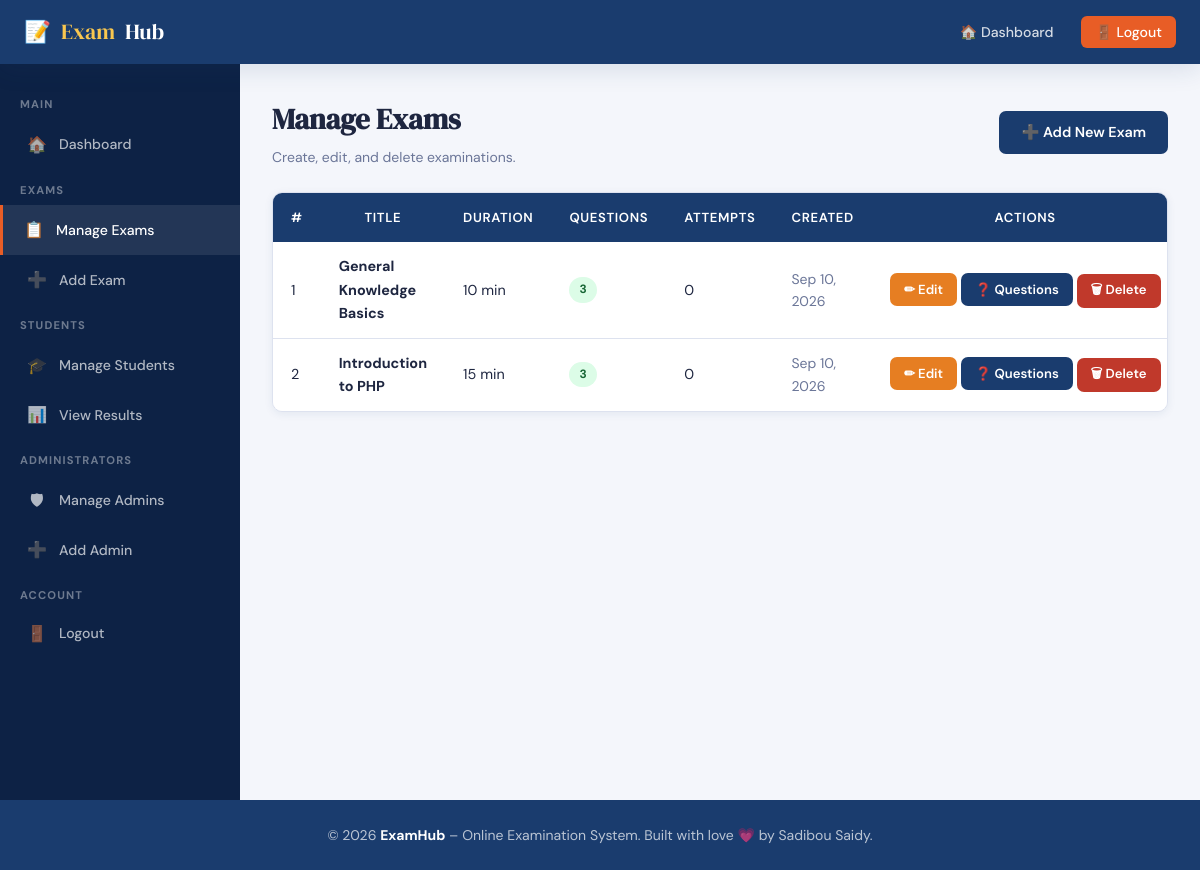
/admin/exams.php (signed in), run on the app's committed database.
### tables this page shows
CREATE TABLE IF NOT EXISTS exams (
    exam_id     INT UNSIGNED AUTO_INCREMENT PRIMARY KEY,
    title       VARCHAR(200) NOT NULL,
    description TEXT,
    duration    SMALLINT UNSIGNED NOT NULL DEFAULT 30,
    created_at  TIMESTAMP DEFAULT CURRENT_TIMESTAMP,
    INDEX idx_exams_created (created_at)
);

### app/Controllers/Admin/ExamController.php (called while the page is built, shortened)
<?php
final class ExamController
{
    public function index(): void
    {
        View::render('admin/exams', [
            'pageTitle' => 'Manage Exams',
            'role'      => 'admin',
            'exams'     => $this->exams->allWithCounts(),
        ], 'layouts/admin');
    }
}

### admin/exams.php (called while the page is built, shortened)
<?php
(new App\Controllers\Admin\ExamController())->index();

### app/Core/Config.php (called while the page is built, shortened)
<?php
final class Config
{
    private static array $items = [];
    public static function set(array $items): void
    {
        self::$items = $items;
    }
    public static function get(string $key, mixed $default = null): mixed
    {
        $value = self::$items;
        foreach (explode('.', $key) as $segment) {
            $value = $value[$segment];
        }
        return $value;
    }
}

### app/Core/Url.php (called while the page is built, shortened)
<?php
final class Url
{
    private static ?string $basePath = null;
    public static function to(string $path = '/'): string
    {
        $path = '/' . ltrim($path, '/');
        $configured = (string) Config::get('app.url', '');
        $base = self::basePath();
        return $base === '' ? $path : $base . $path;
    }
    public static function basePath(): string
    {
        if (self::$basePath !== null) {
            return self::$basePath;
        }
        $scriptName = str_replace(DIRECTORY_SEPARATOR, '/', (string) ($_SERVER['SCRIPT_NAME'] ?? ''));
        $scriptFile = str_replace(DIRECTORY_SEPARATOR, '/', (string) ($_SERVER['SCRIPT_FILENAME'] ?? ''));
        $root       = str_replace(DIRECTORY_SEPARATOR, '/', (string) Config::get('paths.root', ''));
        $scriptDirUrl = rtrim(dirname($scriptName), '/');
        $scriptDirFs  = rtrim(dirname($scriptFile), '/');
        $depth = 0;
        if ($root !== '' && str_starts_with($scriptDirFs . '/', $root . '/')) {
            $relative = trim(substr($scriptDirFs, strlen($root)), '/');
            $depth    = $relative === '' ? 0 : count(explode('/', $relative));
        }
        $segments = array_values(array_filter(explode('/', $scriptDirUrl), static function ($s) {
            return $s !== '';
        }));
        if ($depth > 0) {
            $segments = array_slice($segments, 0, max(0, count($segments) - $depth));
        }
        self::$basePath = $segments === [] ? '' : '/' . implode('/', $segments);
        return self::$basePath;
    }
}

### app/Helpers/functions.php (called while the page is built, shortened)
<?php
if (!function_exists('e')) {
    function e(mixed $value): string
    {
        return htmlspecialchars((string) $value, ENT_QUOTES | ENT_SUBSTITUTE, 'UTF-8');
    }
}
if (!function_exists('url')) {
    function url(string $path = '/'): string
    {
        return Url::to($path);
    }
}
if (!function_exists('format_date')) {
    function format_date(?string $timestamp): string
    {
        $time = strtotime($timestamp);
        return $time === false ? '-' : date('M j, Y', $time);
    }
}

### app/Core/Database.php (called while the page is built, shortened)
<?php
final class Database
{
    private static ?PDO $pdo = null;
    public static function connection(): PDO
    {
        $dsn = sprintf(
            'mysql:host=%s;port=%d;dbname=%s;charset=%s',
            Config::get('db.host'),
            Config::get('db.port'),
            Config::get('db.name'),
            Config::get('db.charset')
        );
        try {
            self::$pdo = new PDO(
                $dsn,
                (string) Config::get('db.user'),
                (string) Config::get('db.password'),
                [
                    PDO::ATTR_ERRMODE            => PDO::ERRMODE_EXCEPTION,
                    PDO::ATTR_DEFAULT_FETCH_MODE => PDO::FETCH_ASSOC,
                    PDO::ATTR_EMULATE_PREPARES   => false,
                ]
            );
        } catch (PDOException $e) {
            throw new RuntimeException('Database connection failed.', 0, $e);
        }
        return self::$pdo;
    }
    public static function run(string $sql, array $params = []): PDOStatement
    {
        $statement = self::connection()->prepare($sql);
        $statement->execute($params);
        return $statement;
    }
    public static function fetchAll(string $sql, array $params = []): array
    {
        return self::run($sql, $params)->fetchAll();
    }
}

### app/Repositories/ExamRepository.php (called while the page is built, shortened)
<?php
final class ExamRepository
{
    public function allWithCounts(): array
    {
        return Database::fetchAll(
            'SELECT e.exam_id,
                    e.title,
                    e.description,
                    e.duration,
                    e.created_at,
                    (SELECT COUNT(*) FROM questions q WHERE q.exam_id = e.exam_id) AS question_count,
                    (SELECT COUNT(*) FROM results   r WHERE r.exam_id = e.exam_id) AS attempt_count
               FROM exams e
           ORDER BY e.created_at DESC'
        );
    }
}

### app/Views/admin/exams.php (the view, shortened to what this page needs)
<div class="page-heading page-heading-split">
  <div>
    <h2>Manage Exams</h2>
    <p class="text-muted">Create, edit, and delete examinations.</p>
  </div>
  <a href="<?= e(url('/admin/add_exam.php')) ?>" class="btn btn-primary">&#10133; Add New Exam</a>
</div>
<?php if ($exams === []): ?>
  <div class="empty-state">
    <div class="icon">&#128235;</div>
    <p>No exams yet. <a href="<?= e(url('/admin/add_exam.php')) ?>">Create your first exam.</a></p>
  </div>
<?php else: ?>
  <div class="table-wrapper">
    <table>
      <thead>
        <tr>
          <th>#</th><th>Title</th><th>Duration</th><th>Questions</th>
          <th>Attempts</th><th>Created</th><th>Actions</th>
        </tr>
      </thead>
      <tbody>
        <?php foreach ($exams as $i => $exam):
            $attempts = (int) $exam['attempt_count'];
            $warning  = $attempts > 0
                ? sprintf(' This will also delete %d recorded result(s).', $attempts)
                : '';
        ?>
          <tr>
            <td><?= $i + 1 ?></td>
            <td><strong><?= e($exam['title']) ?></strong></td>
            <td><?= (int) $exam['duration'] ?> min</td>
            <td>
              <span class="badge <?= (int) $exam['question_count'] > 0 ? 'badge-success' : 'badge-warning' ?>">
                <?= (int) $exam['question_count'] ?>
              </span>
            </td>
            <td><?= $attempts ?></td>
            <td class="text-muted"><?= e(format_date($exam['created_at'])) ?></td>
            <td class="cell-actions">
              <a href="<?= e(url('/admin/edit_exam.php?id=' . (int) $exam['exam_id'])) ?>"
                 class="btn btn-sm btn-warning">&#9999; Edit</a>
              <a href="<?= e(url('/admin/questions.php?exam_id=' . (int) $exam['exam_id'])) ?>"
                 class="btn btn-sm btn-primary">&#10067; Questions</a>
              <form method="POST" action="<?= e(url('/admin/exams.php')) ?>" class="inline-form">
                <button type="submit" class="btn btn-sm btn-danger"
                        data-confirm="Delete &quot;<?= e($exam['title']) ?>&quot; and all its data?<?= e($warning) ?>">
                  &#128465; Delete
                </button>
              </form>
            </td>
          </tr>
        <?php endforeach; ?>
      </tbody>
    </table>
  </div>
<?php endif; ?>

### public/assets/css/style.css (style rules this page uses)
:root { --clr-primary: #1a3c6e; --clr-accent: #e85d26; --clr-success: #2d9c4b; --clr-danger: #c0392b; --clr-warning: #e67e22; --clr-bg: #f4f6fb; --clr-card: #ffffff; --clr-border: #dde2ef; --clr-text: #1e2640; --clr-muted: #6b7698; --radius: 10px; --shadow-sm: 0 2px 8px rgba(26,60,110,.08); --shadow-md: 0 6px 24px rgba(26,60,110,.12); --shadow-lg: 0 16px 48px rgba(26,60,110,.18); --transition: .22s cubic-bezier(.4,0,.2,1); --font-display: 'DM Serif Display', serif; --font-body: 'DM Sans', sans-serif; }
*, *::before, *::after { box-sizing: border-box; margin: 0; padding: 0; }
html { scroll-behavior: smooth; }
body { font-family: var(--font-body); background: var(--clr-bg); color: var(--clr-text); min-height: 100vh; line-height: 1.6; }
a { color: var(--clr-primary); text-decoration: none; transition: color var(--transition); }
.text-muted { color: var(--clr-muted); font-size: .875rem; }
.btn { display: inline-flex; align-items: center; gap: 7px; padding: 10px 22px; border-radius: 7px; font-family: var(--font-body); font-size: .9rem; font-weight: 600; border: none; cursor: pointer; transition: background var(--transition), transform var(--transition), box-shadow var(--transition); text-decoration: none; }
.btn-primary { background: var(--clr-primary); color: #fff; }
.btn-danger { background: var(--clr-danger); color: #fff; }
.btn-warning { background: var(--clr-warning); color: #fff; }
.btn-sm { padding: 6px 14px; font-size: .82rem; }
.table-wrapper { overflow-x: auto; border-radius: var(--radius); box-shadow: var(--shadow-sm); border: 1px solid var(--clr-border); }
table { width: 100%; border-collapse: collapse; background: #fff; }
thead { background: var(--clr-primary); color: #fff; }
thead th { padding: 14px 18px; font-size: .82rem; font-weight: 600; text-transform: uppercase; letter-spacing: .05em; white-space: nowrap; }
tbody td { padding: 13px 18px; border-bottom: 1px solid var(--clr-border); font-size: .9rem; }
tbody tr:last-child td { border-bottom: none; }
.badge { display: inline-block; padding: 3px 10px; border-radius: 20px; font-size: .75rem; font-weight: 700; text-transform: uppercase; letter-spacing: .05em; }
.badge-success { background: #dcfce7; color: #166534; }
.sidebar-menu .menu-icon { font-size: 1rem; width: 20px; text-align: center; }
.page-heading { margin-bottom: 24px; }
.page-heading h2 { font-family: var(--font-display); font-size: 1.8rem; margin-bottom: 4px; }
.page-heading-split { display: flex; justify-content: space-between; align-items: center; flex-wrap: wrap; gap: 12px; }
.inline-form { display: inline; }
.cell-actions { white-space: nowrap; }

### data on the page
exams: title "General Knowledge Basics", duration "10", question_count "3", attempts "0", created_at "Sep 10, 2026"
exams: title "Introduction to PHP", duration "15", question_count "3", attempts "0", created_at "Sep 10, 2026"

### other printed values
$label "🚪 Logout 🚪 Logout"
$heading "MAIN"
$icon "🏠"
$label "Dashboard"
$heading "EXAMS"
$icon "📋"
$label "Manage Exams"
$icon "➕"
$label "Add Exam"
$heading "STUDENTS"
$icon "🎓"
$label "Manage Students"
$icon "📊"
$label "View Results"
$heading "ADMINISTRATORS"
